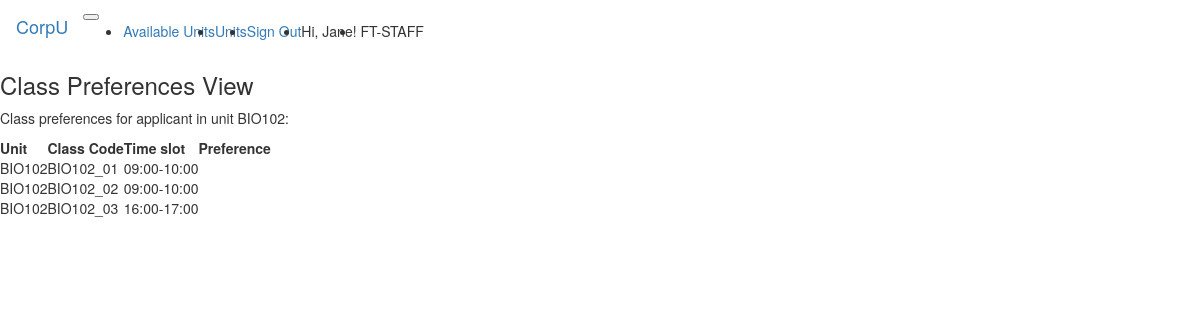
The app's page /class_preferences_view_old.php?unitCode=BIO102 (signed in) with its own data.
### tables this page shows
CREATE TABLE `class` (
  `classCode` varchar(20) NOT NULL,
  `className` varchar(255) NOT NULL,
  `classType` varchar(255) DEFAULT NULL,
  `classStartTime` varchar(255) DEFAULT NULL,
  `classEndTime` varchar(255) DEFAULT NULL,
  `classDay` varchar(255) DEFAULT NULL,
  `class_description` varchar(10000) DEFAULT NULL,
  `unitCode` varchar(20) DEFAULT NULL,
  `userID` varchar(10) DEFAULT NULL,
  `classroom` varchar(255) NOT NULL
);

### class_preferences_view_old.php (the view, shortened to what this page needs)
<!DOCTYPE html>
<html lang="en">
<head>
    <link rel="stylesheet" href="https://maxcdn.bootstrapcdn.com/bootstrap/3.4.1/css/bootstrap.min.css">
</head>
<body>
    <?php
    include 'generateNav.php';
    $nav = generateNav();
    echo $nav;
    ?>
    <h3>Class Preferences View</h3>
    <?php
        require 'connections.php';
        $unitCode = $_GET['unitCode'];
        $applicantID = $_GET['applicantID'];
        $sql = "SELECT givenName, familyName FROM systemUser WHERE userID='$applicantID'";
        $object = $mysqli->query($sql);
        $result = $object->fetch_object();
        $givenName = $result->givenName;
        $familyName = $result->familyName;
        $sql = "SELECT * FROM class WHERE unitCode = '$unitCode'";
        $classSessions = $mysqli->query($sql);
        $preferencesTable = '';
        while ($data = $classSessions->fetch_object()) {
            $prefLevel = "";
            $preferencesTable .= <<<HTML
                <tr>
                    <td>{$data->unitCode}</td>
                    <td>{$data->classCode}</td>
                    <td>{$data->classStartTime}-{$data->classEndTime}</td>
                    <td style='text-align: right;'><strong>{$prefLevel}</strong></td>
                </tr>
HTML;
        }
        echo <<<TABLE
            <p>Class preferences for applicant {$givenName} {$familyName} {$applicantID} in unit {$unitCode}:</p>
            <table>
                <thead>
                    <tr>
                        <th>Unit</th>
                        <th>Class Code</th>
                        <th>Time slot</th>
                        <th>Preference</th>
                    </tr>
                </thead>
                <tbody>
                    {$preferencesTable}
                </tbody>
            </table>
TABLE;
    ?>
</body>
</html>

### generateNav.php (shortened to what this page needs)
<?php
    function generateNav() {
        $navbar = '<nav class="navbar navbar-expand-sm navbar-dark bg-dark">
                <div class="container-fluid">
                <a href="index.php" class="navbar-brand">CorpU</a>
                <button class="navbar-toggler" type="button" data-bs-toggle="collapse" data-bs-target="#collapseNav" aria-controls="navbarSupportedContent" aria-expanded="false" aria-label="Toggle navigation">
                    <span class="navbar-toggler-icon"></span>
                </button>
                <div class="collapse navbar-collapse" id="collapseNav">
                    <ul class="navbar-nav ml-auto">
                        <li class="nav-item">
                            <a class="nav-link" href="units.php">Available Units</a>
                        </li>';
        if (isset($_SESSION['isLoggedIn']) and $_SESSION['isLoggedIn'] === true) {
            if (isset($_SESSION['userRole']) and $_SESSION['userRole'] === 'staff') {
                $navbar .= <<<HTML
                <li class="nav-item">
                    <a class="nav-link" href="units_staff_view.php">Units</a>
                </li>
HTML;
            }
            $navbar .= <<<HTML
                <li class="nav-item"><a class="nav-link" href="sign_out.php">Sign Out</a></li>
                <li class="nav-item hidden-xs"><p class="nav-link">Hi, {$_SESSION['givenName']}!</p></li>
HTML;       if (isset($_SESSION['userRole']) and $_SESSION['userRole'] === 'staff') {
                $navbar .= <<<HTML
                <li class="nav-item hidden-xs"><p  class="nav-link">&nbspFT-STAFF</p></li>
HTML;
            }
        } else {
            $navbar .= <<<HTML
                <li class="nav-item">
                    <a class="nav-link" href="login.php">Login</a>
                </li>
HTML;
        }
        $navbar .= '</ul>
                    </div>
                    </div>
                    </nav>';
        return $navbar;
    }
?>

### records on screen
class: unitCode "BIO102", classCode "BIO102_01", classStartTime "09:00", classEndTime "10:00"
class: unitCode "BIO102", classCode "BIO102_02", classStartTime "09:00", classEndTime "10:00"
class: unitCode "BIO102", classCode "BIO102_03", classStartTime "16:00", classEndTime "17:00"

### other values on screen
$_SESSION['givenName'] "Jane"
$unitCode "BIO102"
